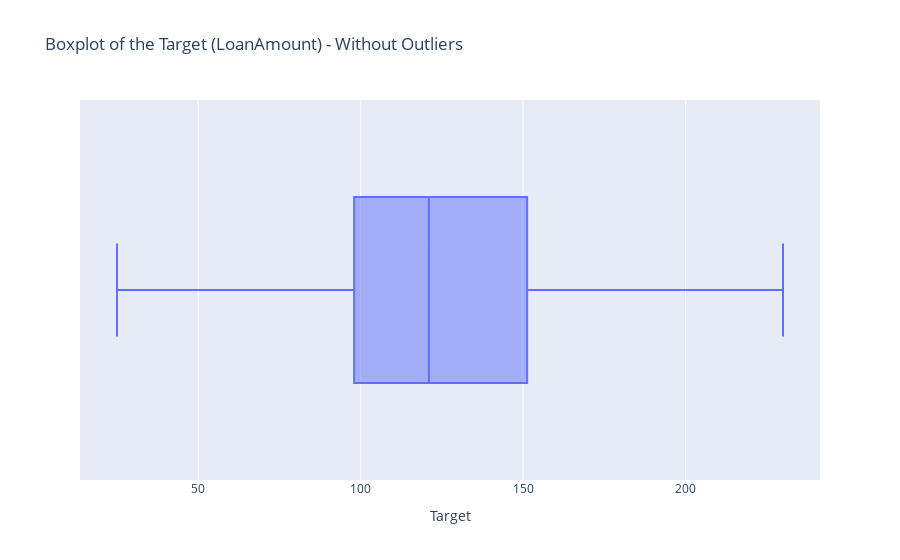

Notebook cell for this chart:
### Code cell
mask_LoanAmount1 = df['LoanAmount'] >= 25
mask_LoanAmount2 = df['LoanAmount'] <= 230

print(df[mask_LoanAmount1].head())
print(df[mask_LoanAmount2].info())

fig = px.box(
    data_frame=df[mask_LoanAmount1 & mask_LoanAmount2], 
    x='LoanAmount', 
    orientation='h',
    title='Boxplot of the Target (LoanAmount) - Without Outliers')

fig.update_layout(xaxis_title='Target')
fig.show()

### Figure 1 — Plotly figure (JSON) as saved in the notebook; plotly's stock layout.template omitted (floating-point values rounded to 4 significant figures; data arrays with more than 128 entries replaced by an {"elided": "..."} marker saying what was removed)
{"data": [{"alignmentgroup": "True", "hovertemplate": "LoanAmount=%{x}<extra></extra>", "legendgroup": "", "marker": {"color": "#636efa"}, "name": "", "notched": false, "offsetgroup": "", "orientation": "h", "showlegend": false, "type": "box", "x": {"elided": "493 int values"}, "x0": " ", "xaxis": "x", "y0": " ", "yaxis": "y"}], "layout": {"boxmode": "group", "legend": {"tracegroupgap": 0}, "title": {"text": "Boxplot of the Target (LoanAmount) - Without Outliers"}, "xaxis": {"anchor": "y", "domain": [0, 1], "title": {"text": "Target"}}, "yaxis": {"anchor": "x", "domain": [0, 1]}}}
